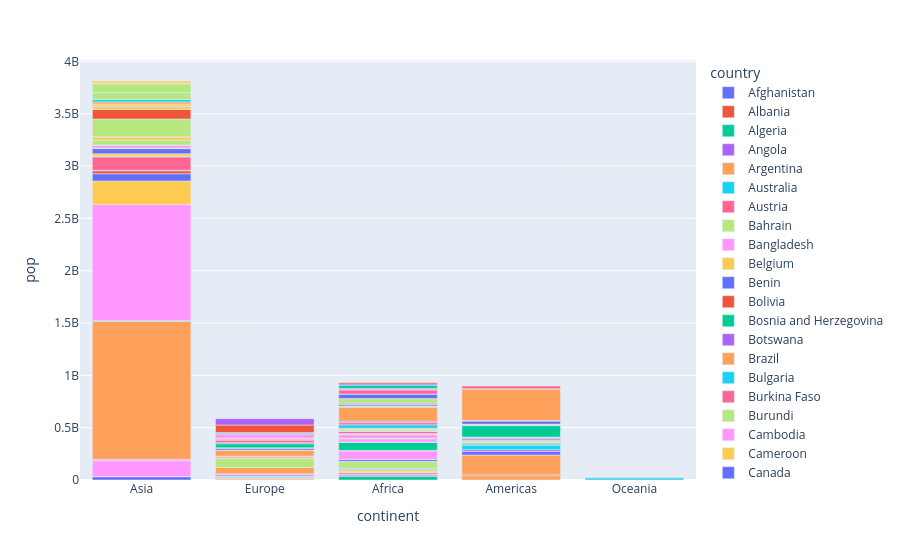

Notebook code cell kept with this figure:
### Code cell
px.bar(temp_df,x='continent',y='pop',color='country')
